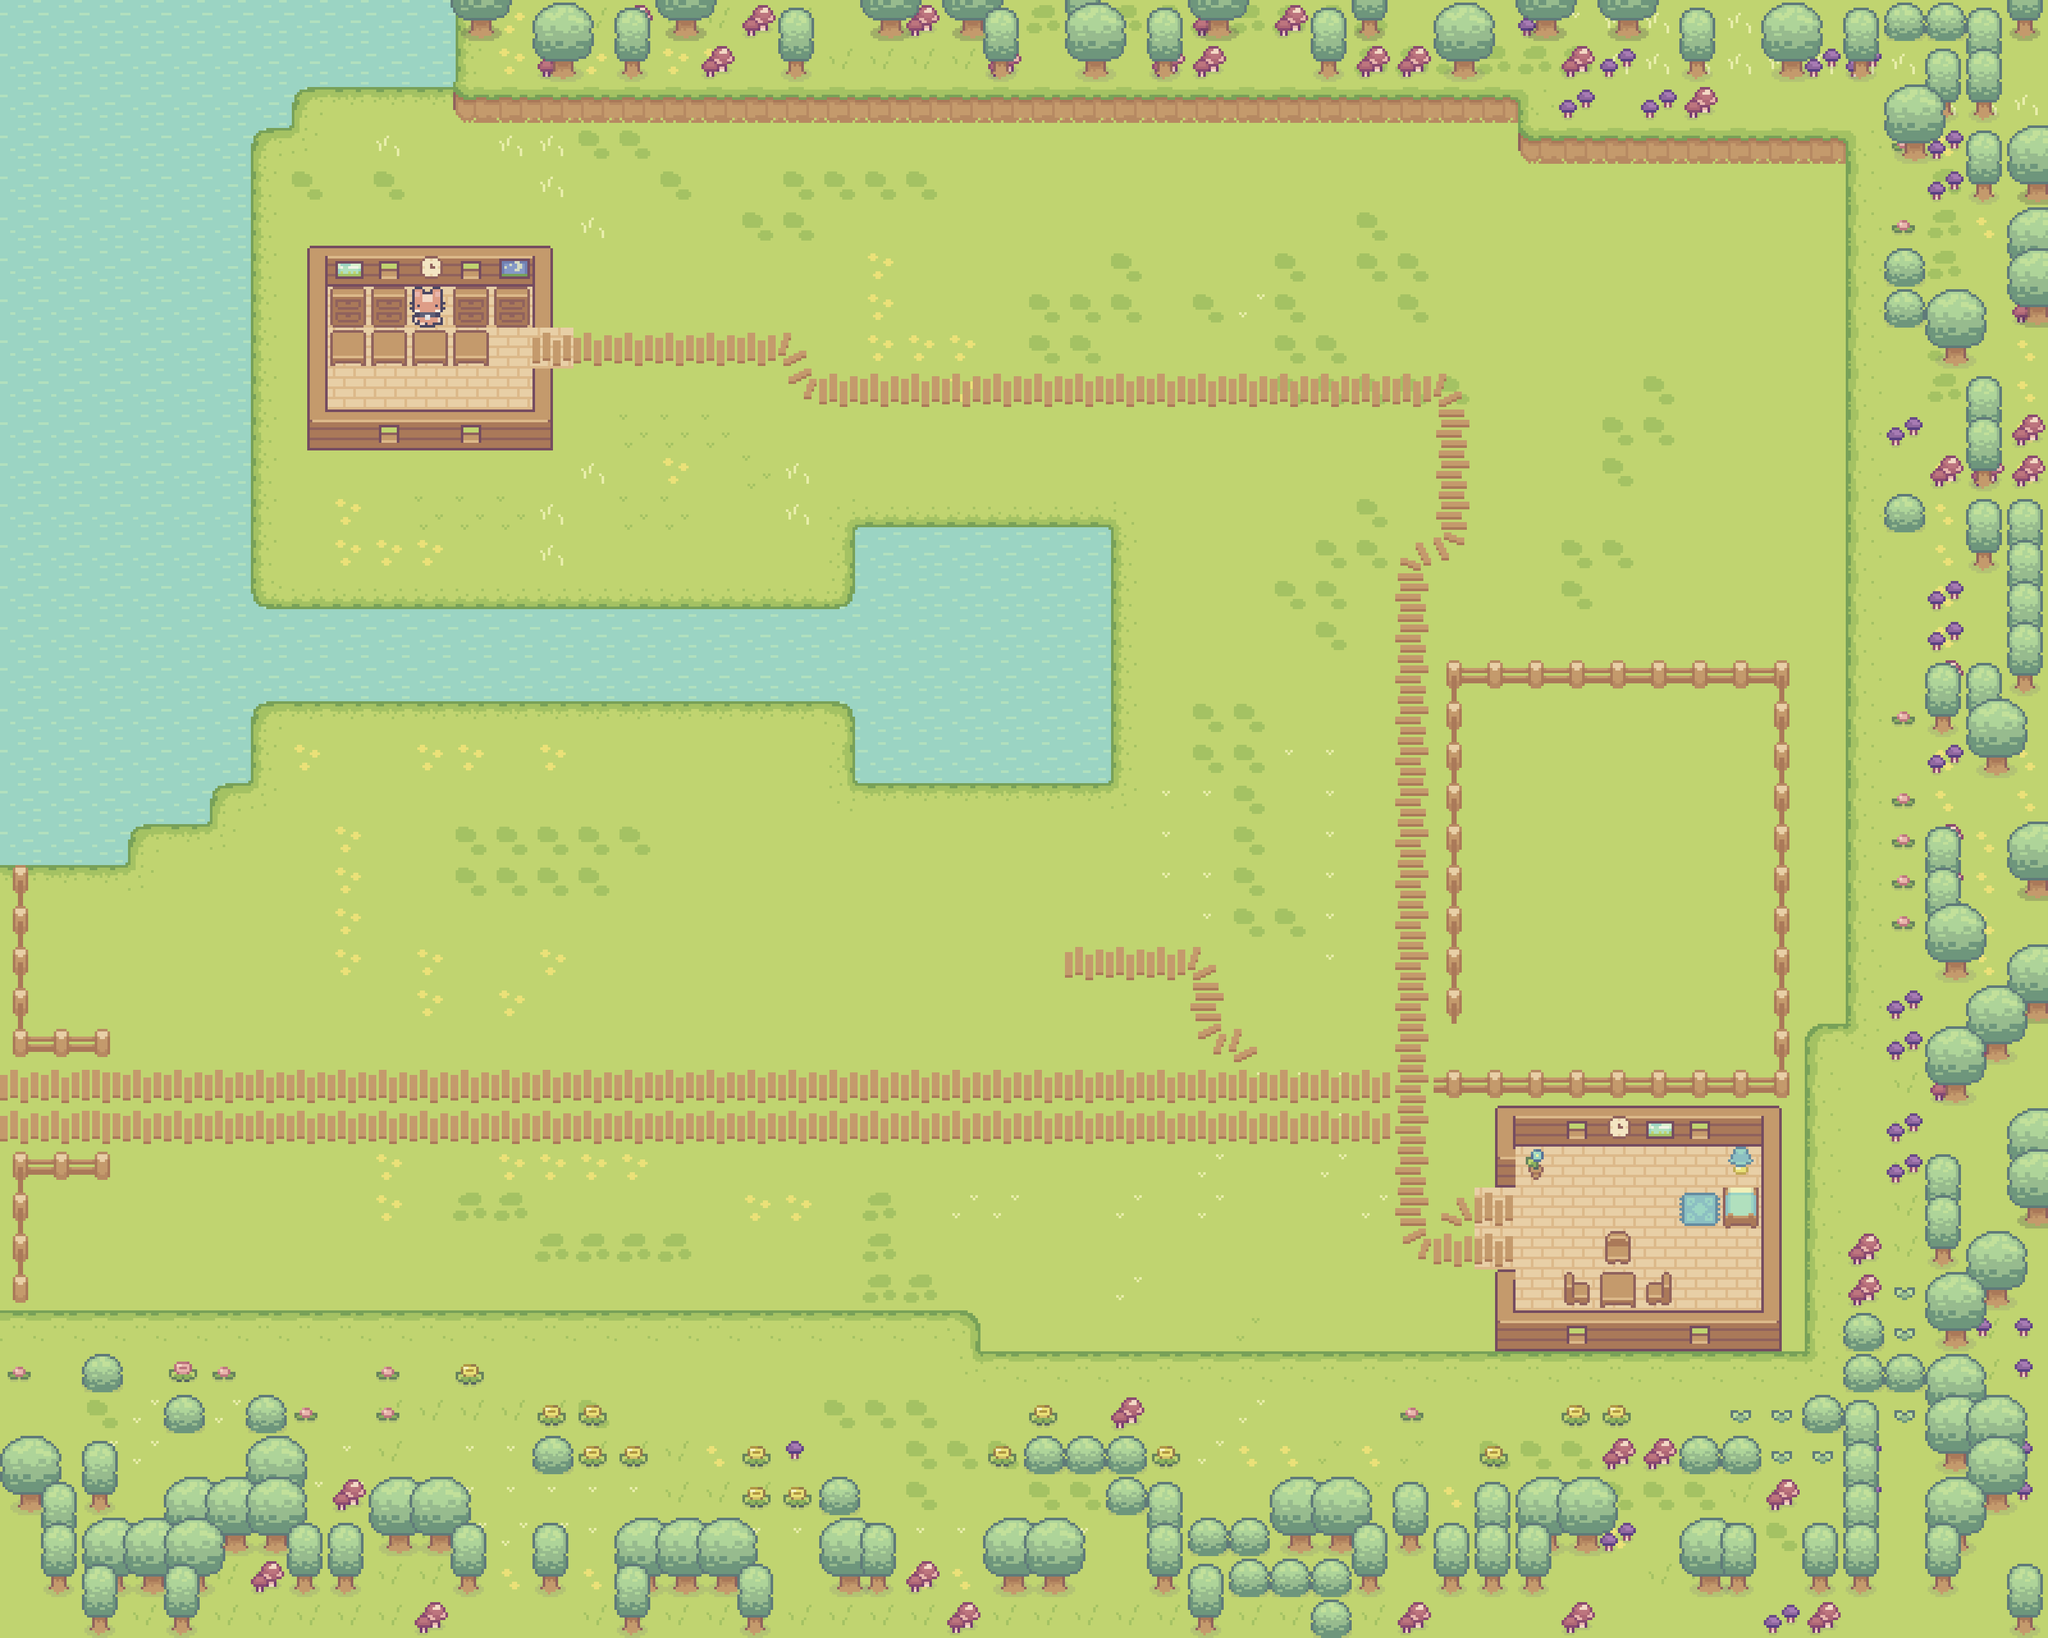

This is a level from a 2D game, rendered from its Tiled map with the project's own tilesets. A one-line summary and the map file follow, with tile-layer data summarised:
An orthogonal 50x40 tile map with 64x64 px tiles, 10 tile layers (Water, Ground, Forest Grass, Outside Decoration, ...), 2 hidden layers not drawn, 10 tilesets and 150 objects (41x decor, 17x Small, 13x Large, Start, Trader, ...).

<map version="1.10" tiledversion="1.10.0" orientation="orthogonal" renderorder="right-down" width="50" height="40" tilewidth="64" tileheight="64" infinite="0" nextlayerid="19" nextobjectid="276">
 <tileset firstgid="1" source="Tilesets/Grass.tsx" />
 <tileset firstgid="81" source="Tilesets/Hills.tsx" />
 <tileset firstgid="117" source="Tilesets/Fences.tsx" />
 <tileset firstgid="133" source="Tilesets/Plant Decoration.tsx" />
 <tileset firstgid="143" source="Tilesets/Objects.tsx" />
 <tileset firstgid="153" source="Tilesets/Paths.tsx" />
 <tileset firstgid="169" source="Tilesets/interaction.tsx" />
 <tileset firstgid="171" source="Tilesets/Water.tsx" />
 <tileset firstgid="172" source="Tilesets/House.tsx" />
 <tileset firstgid="207" source="Tilesets/House Decoration.tsx" />
 <layer id="2" name="Water" width="50" height="40">
  <data>[2000 cells, 501 non-empty, 3 distinct tile ids]</data>
 </layer>
 <layer id="1" name="Ground" width="50" height="40">
  <data>[2000 cells, 1801 non-empty, 14 distinct tile ids]</data>
 </layer>
 <layer id="5" name="Forest Grass" width="50" height="40">
  <data>[2000 cells, 406 non-empty, 14 distinct tile ids]</data>
 </layer>
 <layer id="6" name="Outside Decoration" width="50" height="40">
  <data>[2000 cells, 109 non-empty, 6 distinct tile ids]</data>
 </layer>
 <layer id="3" name="Hills" width="50" height="40">
  <data>[2000 cells, 112 non-empty, 9 distinct tile ids]</data>
 </layer>
 <layer id="4" name="Fence" width="50" height="40">
  <data>[2000 cells, 80 non-empty, 12 distinct tile ids]</data>
 </layer>
 <layer id="16" name="HouseFloor" width="50" height="40">
  <data>[2000 cells, 55 non-empty, 6 distinct tile ids]</data>
 </layer>
 <layer id="15" name="HouseWalls" width="50" height="40">
  <data>[2000 cells, 41 non-empty, 9 distinct tile ids]</data>
 </layer>
 <layer id="18" name="HouseFurnitureBottom" width="50" height="40">
  <data>[2000 cells, 230 non-empty, 19 distinct tile ids]</data>
 </layer>
 <layer id="17" name="HouseFurnitureTop" width="50" height="40">
  <data>[2000 cells, 125 non-empty, 11 distinct tile ids]</data>
 </layer>
 <objectgroup id="9" name="Trees">
  <object id="179" name="Large" gid="148" x="1348.79" y="242.364" width="96" height="124" />
  <object id="180" name="Large" gid="148" x="1813.94" y="911.939" width="96" height="124" />
  <object id="181" name="Large" gid="148" x="2176.12" y="340.242" width="96" height="124" />
  <object id="182" name="Large" gid="148" x="1790.3" y="821.576" width="96" height="124" />
  <object id="183" name="Large" gid="148" x="1673.88" y="1411.58" width="96" height="124" />
  <object id="184" name="Large" gid="148" x="2242.85" y="284.606" width="96" height="124" />
  <object id="185" name="Large" gid="148" x="1308.49" y="1446.55" width="96" height="124" />
  <object id="186" name="Large" gid="148" x="2043.55" y="1316.03" width="96" height="124" />
  <object id="187" name="Large" gid="148" x="1904.36" y="1153.03" width="96" height="124" />
  <object id="188" name="Large" gid="148" x="1541.21" y="1604.66" width="96" height="124" />
  <object id="189" name="Large" gid="148" x="1927.63" y="2009.88" width="96" height="124" />
  <object id="190" name="Large" gid="148" x="1903.52" y="295.515" width="96" height="124" />
  <object id="191" name="Large" gid="148" x="2073.88" y="289.576" width="96" height="124" />
  <object id="192" name="Small" gid="149" x="1512.24" y="261.576" width="56" height="116" />
  <object id="193" name="Small" gid="149" x="1789.58" y="288.121" width="56" height="116" />
  <object id="194" name="Small" gid="149" x="1699.7" y="286.848" width="56" height="116" />
  <object id="195" name="Small" gid="149" x="2406.79" y="335.818" width="56" height="116" />
  <object id="196" name="Small" gid="149" x="1704.42" y="1942.03" width="56" height="116" />
  <object id="197" name="Small" gid="149" x="2035.51" y="729.273" width="56" height="116" />
  <object id="198" name="Small" gid="149" x="1121.7" y="1404.91" width="56" height="116" />
  <object id="199" name="Small" gid="149" x="1935.15" y="942.182" width="56" height="116" />
  <object id="200" name="Small" gid="149" x="2085.58" y="1108.85" width="56" height="116" />
  <object id="201" name="Small" gid="149" x="1488.85" y="1423.76" width="56" height="116" />
  <object id="202" name="Small" gid="149" x="1832.12" y="1354.48" width="56" height="116" />
  <object id="203" name="Small" gid="149" x="2051.81" y="982.727" width="56" height="116" />
  <object id="204" name="Small" gid="149" x="1715.33" y="1634.85" width="56" height="116" />
  <object id="205" name="Small" gid="149" x="2192.73" y="2099.03" width="56" height="116" />
  <object id="206" name="Small" gid="149" x="1333.63" y="1609.57" width="56" height="116" />
  <object id="207" name="Small" gid="149" x="2027.87" y="1501.91" width="56" height="116" />
  <object id="208" name="Small" gid="149" x="1757.88" y="1143.58" width="56" height="116" />
 </objectgroup>
 <objectgroup id="10" name="Decoration">
  <object id="139" type="decor" gid="147" x="1071.38" y="2025.83" width="56" height="112" />
  <object id="140" type="decor" gid="147" x="1449.62" y="1500.14" width="56" height="112" />
  <object id="141" type="decor" gid="147" x="189.864" y="1984.08" width="56" height="112" />
  <object id="142" type="decor" gid="143" x="1066.23" y="933.712" width="64" height="60" />
  <object id="143" type="decor" gid="143" x="1602.29" y="352.621" width="64" height="60" />
  <object id="144" type="decor" gid="143" x="1453.44" y="2033.95" width="64" height="60" />
  <object id="145" type="decor" gid="143" x="1512.17" y="751.833" width="64" height="60" />
  <object id="146" type="decor" gid="143" x="1849.02" y="985.227" width="64" height="60" />
  <object id="147" type="decor" gid="143" x="2060.29" y="1644.98" width="64" height="60" />
  <object id="148" type="decor" gid="143" x="2164.17" y="461.833" width="64" height="60" />
  <object id="149" type="decor" gid="143" x="2286.17" y="417.833" width="64" height="60" />
  <object id="150" type="decor" gid="143" x="2255.5" y="529.83" width="64" height="60" />
  <object id="151" type="decor" gid="143" x="1214.29" y="1205.71" width="64" height="60" />
  <object id="152" type="decor" gid="143" x="2690.83" y="572.493" width="64" height="60" />
  <object id="153" type="decor" gid="143" x="2506.84" y="526.014" width="64" height="60" />
  <object id="154" type="decor" gid="143" x="1396.17" y="779.833" width="64" height="60" />
  <object id="155" type="decor" gid="143" x="2096.72" y="1547.65" width="64" height="60" />
  <object id="156" type="decor" gid="143" x="1692.17" y="983.833" width="64" height="60" />
  <object id="157" type="decor" gid="150" x="1746.26" y="886.651" width="44" height="48" />
  <object id="158" type="decor" gid="150" x="1807.41" y="386.651" width="44" height="48" />
  <object id="159" type="decor" gid="150" x="2186.84" y="745.5" width="44" height="48" />
  <object id="160" type="decor" gid="150" x="2421.84" y="581.167" width="44" height="48" />
  <object id="161" type="decor" gid="150" x="1997.17" y="758.163" width="44" height="48" />
  <object id="162" type="decor" gid="150" x="2167.83" y="673.167" width="44" height="48" />
  </objectgroup>
 <objectgroup id="12" name="Player">
  <!-- 62 objects omitted --></objectgroup>
 <objectgroup id="7" name="Objects" visible="0">
  <!-- 59 objects omitted --></objectgroup>
 <layer id="14" name="Collision" width="50" height="40" visible="0">
  <data>[2000 cells, 284 non-empty, 1 distinct tile ids]</data>
 </layer>
 <layer id="13" name="Farmable" width="50" height="40" visible="0">
  <data>[2000 cells, 133 non-empty, 1 distinct tile ids]</data>
 </layer>
</map>
<!-- 96 of 150 objects omitted -->
